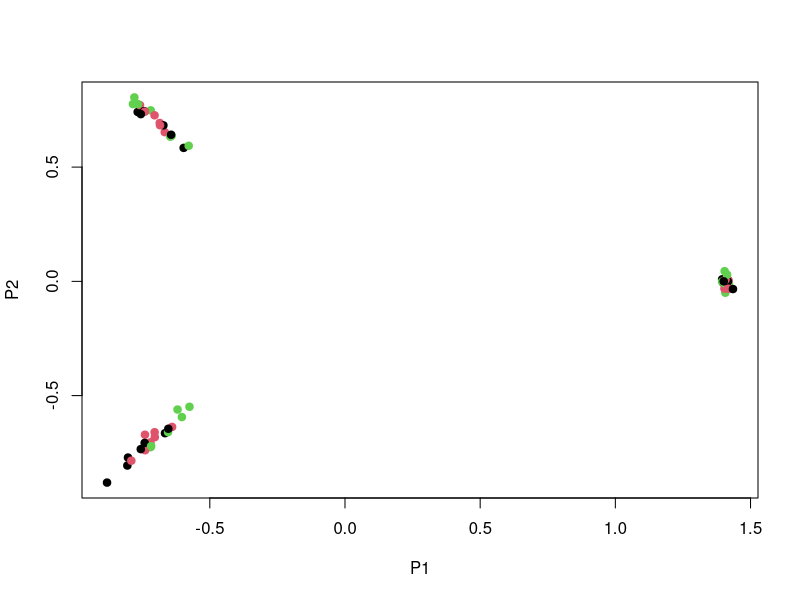

Write the R code that produced this figure.
## Exercise 10.7.10
## Parthivi Shrivastava,Shreya Kulkarni
## Summer 2019

# 10. In this problem, you will generate simulated data, and then perform PCA and K-means clustering on the data.

# (a) Generate a simulated data set with 20 observations in each of three classes 
# (i.e. 60 observations total), and 50 variables. Hint: There are a number of 
# functions in R that you can use to generate data. One example is the rnorm() function;
# runif() is another option. Be sure to add a mean shift to the observations in 
# each class so that there are three distinct classes.

set.seed(2)
x <- matrix(rnorm(20*3*50,mean = 0 , sd = .1), ncol = 50)
x [1:20,2] <- 1
x [21:40,1] <- 2
x [21:40, 2] <- 2
x[41:60,1] <- 1
labels <- c(rep(1,20),rep(2,20), rep(3,20))

# (b) Perform PCA on the 60 observations and plot the ﬁrst two principal component score vectors. 
# Use a diﬀerent color to indicate the observations in each of the three classes. 
# If the three classes appear separated in this plot, then continue on to part (c). 
# If not, then return to part (a) and modify the simulation so that there is greater separation 
# between the three classes. Do not continue to part (c) until the three classes show at least 
# some separation in the ﬁrst two principal component score vectors.

pca_x <- prcomp(x)
plot(pca_x$x[,1:2],col = 1:3 ,xlab = "P1", ylab = "P2",pch = 19)

# (c) Perform K-means clustering of the observations with K = 3. How well do the clusters that 
# you obtained in K-means clustering compare to the true class labels? 
# Hint: You can use the table() function in R to compare the true class labels to the class labels 
# obtained by clustering. Be careful how you interpret the results: K-means clustering will 
# arbitrarily number the clusters, so you cannot simply check whether the true class labels and clustering labels are the same.

km.out.1 <- kmeans(x,3,nstart =20)
table(labels,km.out.1$cluster)
## We have 3 classes in the dataset with 20 observation in each of the classes and 
## in all the 3 classes we obtained perfect clusters from k-means clustering.

# (d) Perform K-means clustering with K = 2. Describe your results.

km.out.2 <- kmeans(x,2,nstart = 20)
table(labels,km.out.2$cluster)
## All original 3 classes are now classified with into 2 clusters.
## We obtained that one out of 3 clusters is now cubbed into one out of two clusters.

# (e) Now perform K-means clustering with K = 4, and describe your results.

km.out.3 <- kmeans(x,4,nstart = 20)
table(labels,km.out.3$cluster)
## All original 3 classes are now classified with into 4 clusters. 
## The first cluster is splitted in to 2 clusters ( 1st & 4th cluster).

# (f) Now perform K-means clustering with K = 3 on the ﬁrst two principal component score vectors, 
# rather than on the raw data. That is, perform K-means clustering on the 60 × 2 matrix of which the 
# ﬁrst column is the ﬁrst principal component score vector, and the second column is the 
# second principal component score vector. Comment on the results.

km.pca_x <- kmeans(pca_x$x[,1:2], 3 ,nstart = 20)
table(labels ,km.pca_x$cluster)
## All 3 original classes are perfectly classified into 3 clusters.

# (g) Using the scale() function, perform K-means clustering with K = 3 on the data after scaling each variable 
# to have standard deviation one. How do these results compare to those obtained in (b)? Explain.

km.scale <- kmeans(scale(x),3 ,nstart = 20)
table(labels , km.scale$cluster)
## We observed that the clusters are not clustered perfectly . We got poor results using the scale() 
## because scaling affects the distance between the observations.


